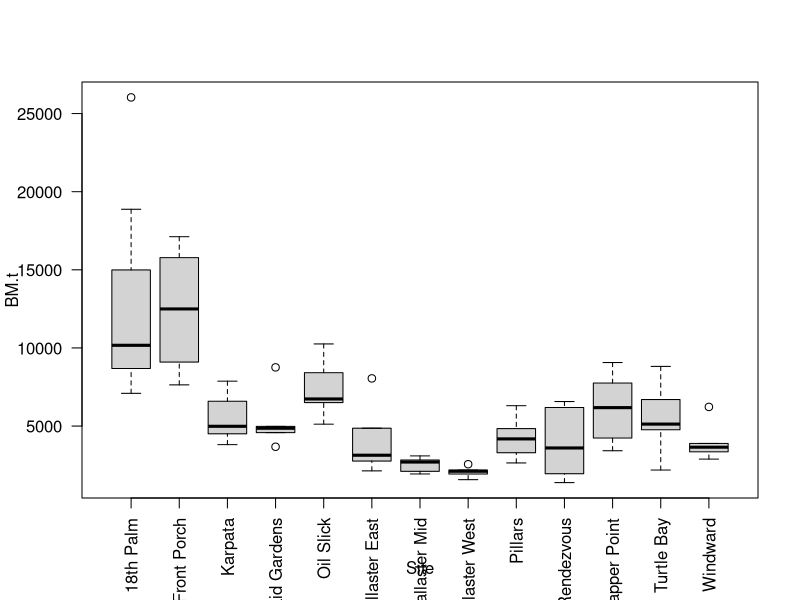

Source code (R): (Note: this script raises an error after producing the figure.)
## ---- chunk 1
# set up
library(rmarkdown)
library(dplyr)
library(lazyeval)
library(tidyr)
library(ggplot2)
library(grid)
library(reshape2)
library(data.table)
## ---- chunk 2
# import files
setwd("~/github/Scarid-Behavior/data")
AB <-read.csv("fish.csv", stringsAsFactors=FALSE)
AB <- AB[rep(row.names(AB), AB$Number), 1:18] # expand to replicate rows if multiple fish were recorded
AB <- AB %>% select(-c(Time,Depth.ft,Surveyor,Number,Date))

bonherb<-read.csv("bon_herb.csv", stringsAsFactors=FALSE) %>% filter(Date==2017) %>% select(-Date) 
boncarn<-read.csv("bon_carn.csv", stringsAsFactors=FALSE)
boncarn <- boncarn[rep(row.names(boncarn), boncarn$Number), 1:16] %>% select(-c(Number,Diver,Date))
bonaire <- bind_rows(bonherb,boncarn) %>% filter(Site=="Oil Slick" | Site=="Karpata" | Site=="Front Porch" | Site=="18th Palm")

# bind Bonaire and AB data
fish <- bind_rows(AB,bonaire)

fish[fish==""]  <- NA 
fish[fish=="#NUM!"] <- NA
fish$Biomass <- as.numeric(fish$Biomass)
denuder <- fish %>% filter(Family=="Scaridae" | Family=="Acanthuridae")
scarid <- fish %>% filter(Family=="Scaridae")
acan <- fish %>% filter(Family=="Acanthuridae")
carnivore <- fish %>% filter(Family=="Serranidae" | Family=="Lutjanidae" | Family=="Carangidae") # need to expand appropriately, could specify potential predators
## ---- chunk 3
totfish.tran<- fish %>% filter(Biomass != 0) %>% group_by(Island,Site,Transect) %>% dplyr::summarize(BM.t=sum(Biomass)/1.2, DEN.t=n()/1.2, L.t=mean(Length))
site.totfish<-totfish.tran %>% group_by(Site) %>% dplyr::summarize(n=n(), tot.BM=mean(BM.t), tot.BM.se=(sd(BM.t))/sqrt(n), tot.DEN=mean(DEN.t), tot.DEN.se=(sd(DEN.t))/sqrt(n), tot.L=mean(L.t), tot.L.se=(sd(L.t))/sqrt(n)) %>% select(-n) # average across transects within each site
boxplot(BM.t~Site, las=2, data = totfish.tran)
## ---- chunk 4
# Because not all species were present at each site/transect, I need to create template to add 0 values for biomass and density in transects where they are absent.
expand.tran <- fish %>% group_by(Site,Transect) %>% dplyr::summarize()
expand.species <- fish %>% expand(nesting(Species,Family),Site)
temp.species <- full_join(expand.species,expand.tran,by="Site")

# Then I can join species/transect data with this species/transect template, and replace empty rows with 0 values

# biomass and density, by site and species:
species.tran<- fish %>% filter(Biomass != 0) %>% group_by(Site,Transect,Species) %>% dplyr::summarize(BM.t=sum(Biomass)/1.2, DEN.t=n()/1.2) %>% right_join(temp.species, by=c("Site","Transect","Species")) # join transect-level data with template
species.tran[is.na(species.tran)] <- 0 # convert NAs to 0 biomass/density in transects where a species is not present
species.site<-species.tran %>% group_by(Site,Species,Family) %>% dplyr::summarize(n=n(), BM=mean(BM.t), BM.se=(sd(BM.t))/sqrt(n), DEN=mean(DEN.t), DEN.se=(sd(DEN.t))/sqrt(n))

# length, by site and species (calculated separately because transects missing length values should not be replaced with 0 values)
species.L.tran <- fish %>% group_by(Site,Transect,Species) %>% dplyr::summarize(L.t=mean(Length))
species.L.site<-species.L.tran %>% group_by(Site,Species) %>% dplyr::summarize(L.n=n(),L=mean(L.t), L.se=(sd(L.t))/sqrt(L.n))
species.site <- species.site %>% left_join(species.L.site) # sample size will be different for length (L.n - only transects where species was observed) vs. biomass/density (n - all transects) calculations
## ---- chunk 5
herb.tran<- denuder %>% filter(Biomass != 0) %>% group_by(Site,Transect) %>% dplyr::summarize(BM.t=sum(Biomass)/1.2, DEN.t=n()/1.2, L.t=mean(Length))
site.herb<-herb.tran %>% group_by(Site) %>% dplyr::summarize(n=n(), herb.BM=mean(BM.t), herb.BM.se=(sd(BM.t))/sqrt(n), herb.DEN=mean(DEN.t), herb.DEN.se=(sd(DEN.t))/sqrt(n), herb.L.s=mean(L.t), herb.L.se=(sd(L.t))/sqrt(n)) %>% select(-n)
## ---- chunk 6
acan.tran<- acan %>% filter(Biomass != 0) %>% group_by(Site,Transect) %>% dplyr::summarize(BM.t=sum(Biomass)/1.2, DEN.t=n()/1.2, L.t=mean(Length))
site.acan<-acan.tran %>% group_by(Site) %>% dplyr::summarize(n=n(), acan.BM=mean(BM.t), acan.BM.se=(sd(BM.t))/sqrt(n), acan.DEN=mean(DEN.t), acan.DEN.se=(sd(DEN.t))/sqrt(n), acan.L=mean(L.t), acan.L.se=(sd(L.t))/sqrt(n)) %>% select(-n)
## ---- chunk 7
scarid.tran<- scarid %>% filter(Biomass != 0) %>% group_by(Site,Transect) %>% dplyr::summarize(BM.t=sum(Biomass)/1.2, DEN.t=n()/1.2, L.t=mean(Length))
site.scar<-scarid.tran %>% group_by(Site) %>% dplyr::summarize(n=n(), scar.BM=mean(BM.t), scar.BM.se=(sd(BM.t))/sqrt(n), scar.DEN=mean(DEN.t), scar.DEN.se=(sd(DEN.t))/sqrt(n), scar.L=mean(L.t), scar.L.se=(sd(L.t))/sqrt(n)) %>% select(-n)
## ---- chunk 8
scarid.species <- species.site %>% filter(Family=="Scaridae") %>% select(-Family,-n) %>% ungroup()

# spread to site-level df with columns for each species' variables (ran into errors with unite/spread, so instead will do separately for each species)
viride <- scarid.species %>% filter(Species=="Sparisoma viride") %>% select(-Species)
names(viride)[2:8] <- c("viride.BM","viride.BM.se","viride.DEN","viride.DEN.se","viride.L.n","viride.L","viride.L.se")
vetula <- scarid.species %>% filter(Species=="Scarus vetula") %>% select(-Species)
names(vetula)[2:8] <- c("vetula.BM","vetula.BM.se","vetula.DEN","vetula.DEN.se","vetula.L.n","vetula.L","vetula.L.se")
aurofren <- scarid.species %>% filter(Species=="Sparisoma aurofrenatum") %>% select(-Species)
names(aurofren)[2:8] <- c("aurofren.BM","aurofren.BM.se","aurofren.DEN","aurofren.DEN.se","aurofren.L.n","aurofren.L","aurofren.L.se")
site.scar.sp <- left_join(viride,vetula,by="Site") %>% left_join(aurofren,by="Site")
## ---- chunk 9
expand.tran <- fish %>% group_by(Site,Transect) %>% dplyr::summarize()
expand.phase <- scarid %>% expand(Phase,Site)
temp.phase <- full_join(expand.phase,expand.tran,by="Site")

# scarid biomass and density, by site and phase:
phase.tran <- scarid %>% filter(Biomass != 0) %>% group_by(Site,Transect,Phase) %>% dplyr::summarize(BM.t=sum(Biomass)/1.2, DEN.t=n()/1.2) %>% right_join(temp.phase, by=c("Site","Transect","Phase")) # join transect-level data with template
phase.tran[is.na(phase.tran)] <- 0 # convert NAs to 0 biomass/density in transects where a species is not present
phase.site<-phase.tran %>% group_by(Site,Phase) %>% dplyr::summarize(n=n(), BM=mean(BM.t), BM.se=(sd(BM.t))/sqrt(n), DEN=mean(DEN.t), DEN.se=(sd(DEN.t))/sqrt(n))

# length, by site and species (calculated separately because transects missing length values should not be replaced with 0 values)
phase.L.tran <- scarid %>% group_by(Site,Transect,Phase) %>% dplyr::summarize(L.t=mean(Length))
phase.L.site<-phase.L.tran %>% group_by(Site,Phase) %>% dplyr::summarize(L.n=n(),L=mean(L.t), L.se=(sd(L.t))/sqrt(L.n))
phase.site <- phase.site %>% left_join(phase.L.site) # sample size will be different for length (L.n - only transects where species was observed) vs. biomass/density (n - all transects) calculations

# spread to site-level df with columns for each species' variables (ran into errors with unite/spread, so instead will do separately for each species)
juvenile <- phase.site %>% filter(Phase=="j") %>% select(-Phase,-n)
names(juvenile)[2:8] <- c("juvenile.BM","juvenile.BM.se","juvenile.DEN","juvenile.DEN.se","juvenile.L.n","juvenile.L","juvenile.L.se")
initial <- phase.site %>% filter(Phase=="i") %>% select(-Phase,-n)
names(initial)[2:8] <- c("intial.BM","intial.BM.se","intial.DEN","intial.DEN.se","intial.L.n","intial.L","intial.L.se")
terminal <- phase.site %>% filter(Phase=="t") %>% select(-Phase,-n)
names(terminal)[2:8] <- c("terminal.BM","terminal.BM.se","terminal.DEN","terminal.DEN.se","terminal.L.n","terminal.L","terminal.L.se")
site.scar.ph <- left_join(juvenile,initial,by="Site") %>% left_join(terminal,by="Site")
## ---- chunk 10
carnivore.tran<- carnivore %>% filter(Biomass != 0) %>% group_by(Site,Transect) %>% dplyr::summarize(BM.t=sum(Biomass)/1.2, DEN.t=n()/1.2) %>% right_join(expand.tran,by=c("Site","Transect"))
carnivore.tran[is.na(carnivore.tran)] <- 0 
site.carn<-carnivore.tran %>% group_by(Site) %>% dplyr::summarize(n=n(), carn.BM=mean(BM.t), carn.BM.se=(sd(BM.t))/sqrt(n), carn.DEN=mean(DEN.t), carn.DEN.se=(sd(DEN.t))/sqrt(n)) %>% select(-n)
## ---- chunk 11
setwd("~/github/Scarid-Behavior/data")
benthic<-read.csv("benthic_anu.csv", stringsAsFactors=FALSE)
rugosity<-read.csv("rugosity.csv", stringsAsFactors=FALSE)
## ---- chunk 12
# Because not all categories were present within each meter, I need to create template to add 0 values in meters where they were absent.
expand.meter <- benthic %>% group_by(Site,Transect,Meter) %>% dplyr::summarize()
expand.category <- benthic %>% expand(nesting(Code),Site)
temp.benthic <- full_join(expand.meter,expand.category,by="Site")

# Then I can join benthic data with this template, and replace empty rows with 0 values
benthic.meter<- benthic %>% group_by(Site,Transect,Meter,Code) %>% dplyr::summarize(count.m=n()) %>% right_join(temp.benthic, by=c("Site","Transect","Meter","Code")) # join transect-level data with template
benthic.meter[is.na(benthic.meter)] <- 0 # convert NAs to 0 biomass/density in transects where a species is not present

# Calculating percent cover on potential substrate (i.e. not sand), remove meters that were 100% sand cover (no potential susbtrate)
sand.meter <- benthic.meter %>% filter(Code=="sand") %>% dplyr::rename(count.sand=count.m) %>% select(-Code) 
benthic.meter <- left_join(benthic.meter,sand.meter,by=c("Site","Transect","Meter")) %>% mutate(cover.m=100*count.m/(10-count.sand)) %>% filter(!is.nan(cover.m)) %>% filter(Code!="sand") 

benthic.trans<-benthic.meter %>% group_by(Site,Transect,Code) %>% dplyr::summarize(cover.t=mean(cover.m))
benthic.site<-benthic.trans %>% group_by(Site,Code) %>% dplyr::summarize(n=n(),cover=mean(cover.t),cover.se=sd(cover.t)/sqrt(n)) %>% select(-n)

# Now need to spread data into wide site-level format
benthic.wide<-dcast(setDT(benthic.site),Site~Code,value.var=c("cover","cover.se"))
## ---- chunk 13
benthic$Height<- as.numeric(benthic$Height)
canopy.site <- benthic %>% filter(Height>1) %>% group_by(Site,Transect,Meter,Code) %>% dplyr::summarize(canopy.m=mean(Height)) %>% group_by(Site,Transect,Code) %>% dplyr::summarize(canopy.t=mean(canopy.m)) %>% group_by(Site,Code) %>% dplyr::summarize(n=n(),canopy=mean(canopy.t),canopy.se=sd(canopy.t)/sqrt(n)) %>% select(-n)

# spread into wide site-level format, join with percent cover data in benthic.wide
canopy.wide <- dcast(setDT(canopy.site),Site~Code,value.var=c("canopy","canopy.se"))
site.benthic<- left_join(benthic.wide,canopy.wide,by="Site")
## ---- chunk 14
site.rugosity <- rugosity  %>% group_by(Site,Transect) %>% dplyr::summarize(rugosity.t=mean(Rugosity.cm)/100) %>% group_by(Site) %>% dplyr::summarize(n=n(),rugosity=mean(rugosity.t),rugosity.se=sd(rugosity.t)/sqrt(n)) %>% select(-n) %>% rbind(c("Pallaster West",1.7006,NA)) # missing data for Pallaster West, will use mean of Pallaster East and Mid because reef structure across all three was extremely similar
site.rugosity$rugosity<-as.numeric(as.character(site.rugosity$rugosity))
site.rugosity$rugosity.se<-as.numeric(as.character(site.rugosity$rugosity.se))
site.benthic <- full_join(site.benthic, site.rugosity,by="Site")
## ---- chunk 15
setwd("~/github/Scarid-Behavior/data")
bonbenthic <- read.csv("benthic_bon.csv",stringsAsFactors = FALSE)
site.benthic <- bind_rows(site.benthic,bonbenthic)
write.csv(site.benthic,file="site.benthic.csv")

site.fish <- site.totfish %>% left_join(site.herb,by="Site") %>% left_join(site.acan,by="Site") %>% left_join(site.scar,by="Site") %>% left_join(site.scar.sp,by="Site") %>% left_join(site.scar.ph,by="Site") %>% left_join(site.carn,by="Site")
write.csv(site.fish,file="site.fish.csv")
write.csv(species.site,file="species.site.csv")
